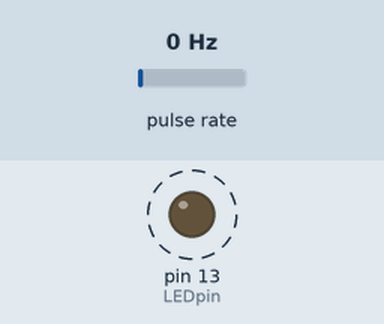
The sketch below on a simulated Arduino Uno, built with avr-gcc and run on an emulated ATmega328P. Parts: output pins drawn as LEDs (lit = HIGH). Wiring (inferred from the names in the program): pulse sensor: data pin 3. Dashed ring = blinking. The inputs (shaded band) are chosen by the test bench; at power-on: pulse rate 0 Hz. What the sketch prints to the serial monitor is not drawn.

Above: at 0.5 s.
Timing chart, 0 to 4.6 s (numbered marks = the images above):
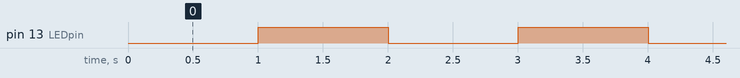

The sketch:

MeasFreqByInterrupt.ino
```cpp
/*
  MeasFreqByInterrupt.ino
  miketranch@comcast.net
  open source, use at will
 */

const int encoderPin = 3; // digital input pin
const int intNum = 1;     // corresponding interrupt number
const int LEDpin = 13;    // standard LED pin
boolean toggle = false;   // toggle LED on/off
volatile long count = 0;  // total interrupts

void setup()
{
  pinMode(encoderPin, INPUT);              // set digit pin to input mode
  digitalWrite(encoderPin, HIGH);          // enable pull up
  pinMode(LEDpin, OUTPUT);                 // set LED pin to output mode
  Serial.begin(9600);                      // init serial monitor
  Serial.println("\nMeasFreqByInterrupt\n");
}

void loop()
{
  count = 0;
  attachInterrupt(intNum, tally, FALLING); // enable interrupt handler
  delay(1000);                             // measure for 1 second
  detachInterrupt(intNum);                 // disable interrupt handler
  Serial.print(count);
  Serial.println(" Hz");
  toggle = !toggle;
  digitalWrite(LEDpin, toggle);
}

void tally()
{
  count++;  // increment total
}
```

Measured:
- by itself, pin 13 (LEDpin): alternates HIGH for 1.0 s and LOW for 1.0 s
